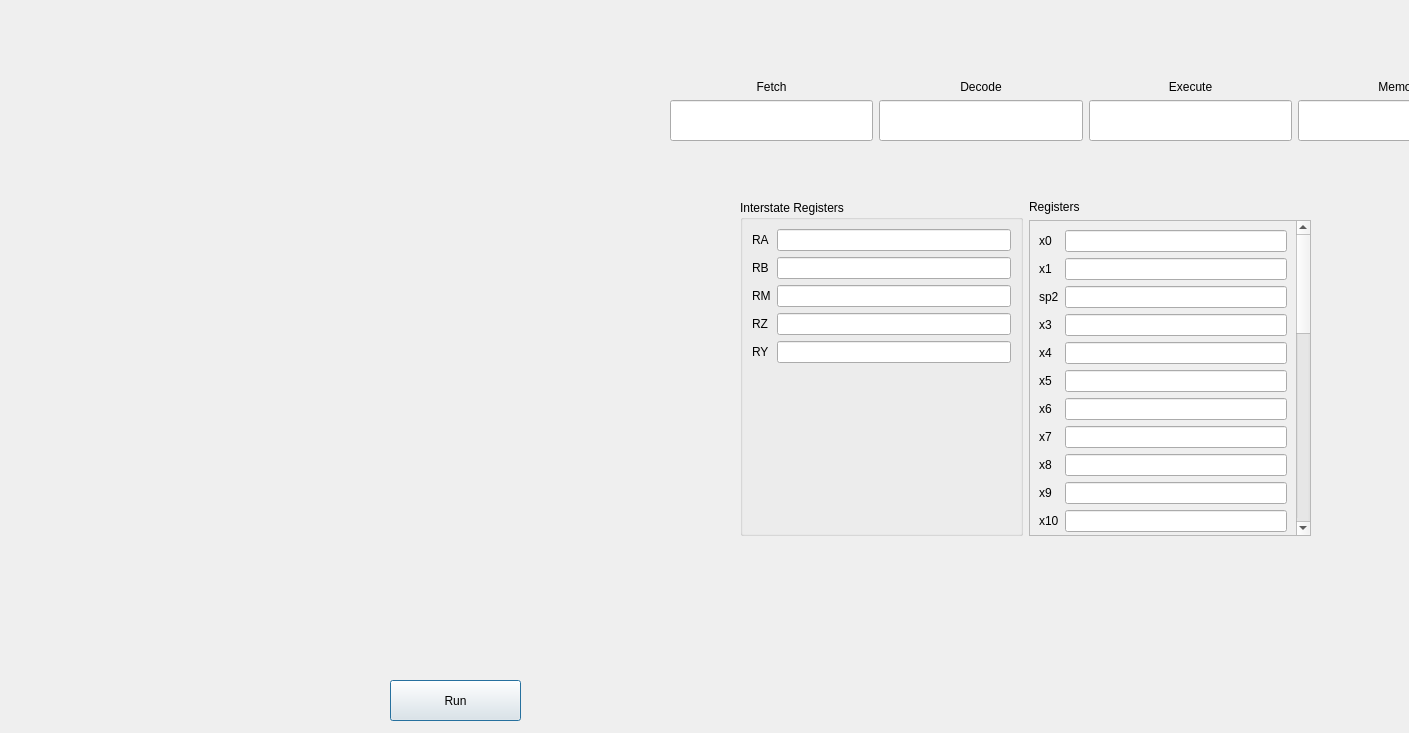
<?xml version="1.0" encoding="UTF-8"?>
<ui version="4.0">
 <class>secDialog</class>
 <widget class="QDialog" name="secDialog">
  <property name="geometry">
   <rect>
    <x>0</x>
    <y>0</y>
    <width>1409</width>
    <height>733</height>
   </rect>
  </property>
  <property name="windowTitle">
   <string>Dialog</string>
  </property>
  <widget class="QWidget" name="layoutWidget">
   <property name="geometry">
    <rect>
     <x>670</x>
     <y>80</y>
     <width>1041</width>
     <height>61</height>
    </rect>
   </property>
   <layout class="QHBoxLayout" name="horizontalLayout">
    <item>
     <layout class="QVBoxLayout" name="verticalLayout">
      <item>
       <widget class="QLabel" name="label">
        <property name="text">
         <string>Fetch</string>
        </property>
        <property name="alignment">
         <set>Qt::AlignCenter</set>
        </property>
       </widget>
      </item>
      <item>
       <widget class="QLineEdit" name="textEdit">
        <property name="sizePolicy">
         <sizepolicy hsizetype="Expanding" vsizetype="Expanding">
          <horstretch>0</horstretch>
          <verstretch>0</verstretch>
         </sizepolicy>
        </property>
       </widget>
      </item>
     </layout>
    </item>
    <item>
     <layout class="QVBoxLayout" name="verticalLayout_4">
      <item>
       <widget class="QLabel" name="label_4">
        <property name="text">
         <string>Decode</string>
        </property>
        <property name="alignment">
         <set>Qt::AlignCenter</set>
        </property>
       </widget>
      </item>
      <item>
       <widget class="QLineEdit" name="textEdit_2">
        <property name="sizePolicy">
         <sizepolicy hsizetype="Expanding" vsizetype="Expanding">
          <horstretch>0</horstretch>
          <verstretch>0</verstretch>
         </sizepolicy>
        </property>
       </widget>
      </item>
     </layout>
    </item>
    <item>
     <layout class="QVBoxLayout" name="verticalLayout_2">
      <item>
       <widget class="QLabel" name="label_2">
        <property name="text">
         <string>Execute</string>
        </property>
        <property name="alignment">
         <set>Qt::AlignCenter</set>
        </property>
       </widget>
      </item>
      <item>
       <widget class="QLineEdit" name="textEdit_3">
        <property name="sizePolicy">
         <sizepolicy hsizetype="Expanding" vsizetype="Expanding">
          <horstretch>0</horstretch>
          <verstretch>0</verstretch>
         </sizepolicy>
        </property>
       </widget>
      </item>
     </layout>
    </item>
    <item>
     <layout class="QVBoxLayout" name="verticalLayout_5">
      <item>
       <widget class="QLabel" name="label_5">
        <property name="text">
         <string>Memory</string>
        </property>
        <property name="alignment">
         <set>Qt::AlignCenter</set>
        </property>
       </widget>
      </item>
      <item>
       <widget class="QLineEdit" name="textEdit_4">
        <property name="sizePolicy">
         <sizepolicy hsizetype="Expanding" vsizetype="Expanding">
          <horstretch>0</horstretch>
          <verstretch>0</verstretch>
         </sizepolicy>
        </property>
       </widget>
      </item>
     </layout>
    </item>
    <item>
     <layout class="QVBoxLayout" name="verticalLayout_3">
      <item>
       <widget class="QLabel" name="label_3">
        <property name="text">
         <string>Write Back</string>
        </property>
        <property name="alignment">
         <set>Qt::AlignCenter</set>
        </property>
       </widget>
      </item>
      <item>
       <widget class="QLineEdit" name="textEdit_5">
        <property name="sizePolicy">
         <sizepolicy hsizetype="Expanding" vsizetype="Expanding">
          <horstretch>0</horstretch>
          <verstretch>0</verstretch>
         </sizepolicy>
        </property>
       </widget>
      </item>
     </layout>
    </item>
   </layout>
  </widget>
  <widget class="QPushButton" name="pushButton">
   <property name="geometry">
    <rect>
     <x>390</x>
     <y>680</y>
     <width>131</width>
     <height>41</height>
    </rect>
   </property>
   <property name="text">
    <string>Run</string>
   </property>
  </widget>
  <widget class="QWidget" name="layoutWidget_2">
   <property name="geometry">
    <rect>
     <x>740</x>
     <y>200</y>
     <width>571</width>
     <height>336</height>
    </rect>
   </property>
   <layout class="QHBoxLayout" name="horizontalLayout_7">
    <item>
     <widget class="QGroupBox" name="groupBox_3">
      <property name="title">
       <string>Interstate Registers</string>
      </property>
      <layout class="QHBoxLayout" name="horizontalLayout_5">
       <item>
        <layout class="QFormLayout" name="formLayout">
         <item row="0" column="0">
          <widget class="QLabel" name="label_10">
           <property name="text">
            <string>RA</string>
           </property>
          </widget>
         </item>
         <item row="4" column="0">
          <widget class="QLabel" name="label_11">
           <property name="text">
            <string>RY</string>
           </property>
          </widget>
         </item>
         <item row="3" column="0">
          <widget class="QLabel" name="label_12">
           <property name="text">
            <string>RZ</string>
           </property>
          </widget>
         </item>
         <item row="1" column="0">
          <widget class="QLabel" name="label_13">
           <property name="text">
            <string>RB</string>
           </property>
          </widget>
         </item>
         <item row="2" column="0">
          <widget class="QLabel" name="label_14">
           <property name="text">
            <string>RM</string>
           </property>
          </widget>
         </item>
         <item row="0" column="1">
          <widget class="QLineEdit" name="regRA"/>
         </item>
         <item row="1" column="1">
          <widget class="QLineEdit" name="regRB"/>
         </item>
         <item row="2" column="1">
          <widget class="QLineEdit" name="regRM"/>
         </item>
         <item row="3" column="1">
          <widget class="QLineEdit" name="regRZ"/>
         </item>
         <item row="4" column="1">
          <widget class="QLineEdit" name="regRY"/>
         </item>
        </layout>
       </item>
      </layout>
     </widget>
    </item>
    <item>
     <layout class="QVBoxLayout" name="verticalLayout_6">
      <item>
       <widget class="QLabel" name="label_15">
        <property name="text">
         <string>Registers</string>
        </property>
       </widget>
      </item>
      <item>
       <widget class="QScrollArea" name="scrollArea">
        <property name="frameShape">
         <enum>QFrame::StyledPanel</enum>
        </property>
        <property name="frameShadow">
         <enum>QFrame::Sunken</enum>
        </property>
        <property name="lineWidth">
         <number>1</number>
        </property>
        <property name="widgetResizable">
         <bool>true</bool>
        </property>
        <widget class="QWidget" name="scrollAreaWidgetContents">
         <property name="geometry">
          <rect>
           <x>0</x>
           <y>0</y>
           <width>263</width>
           <height>910</height>
          </rect>
         </property>
         <layout class="QHBoxLayout" name="horizontalLayout_6">
          <item>
           <layout class="QFormLayout" name="formLayout_5">
            <item row="0" column="0">
             <widget class="QLabel" name="label_21">
              <property name="text">
               <string>x0</string>
              </property>
             </widget>
            </item>
            <item row="14" column="0">
             <widget class="QLabel" name="label_22">
              <property name="text">
               <string>x14</string>
              </property>
             </widget>
            </item>
            <item row="13" column="0">
             <widget class="QLabel" name="label_23">
              <property name="text">
               <string>x13</string>
              </property>
             </widget>
            </item>
            <item row="8" column="0">
             <widget class="QLabel" name="label_24">
              <property name="text">
               <string>x8</string>
              </property>
             </widget>
            </item>
            <item row="11" column="0">
             <widget class="QLabel" name="label_25">
              <property name="text">
               <string>x11</string>
              </property>
             </widget>
            </item>
            <item row="12" column="0">
             <widget class="QLabel" name="label_26">
              <property name="text">
               <string>x12</string>
              </property>
             </widget>
            </item>
            <item row="9" column="0">
             <widget class="QLabel" name="label_27">
              <property name="text">
               <string>x9</string>
              </property>
             </widget>
            </item>
            <item row="10" column="0">
             <widget class="QLabel" name="label_28">
              <property name="text">
               <string>x10</string>
              </property>
             </widget>
            </item>
            <item row="1" column="0">
             <widget class="QLabel" name="label_29">
              <property name="text">
               <string>x1</string>
              </property>
             </widget>
            </item>
            <item row="7" column="0">
             <widget class="QLabel" name="label_30">
              <property name="text">
               <string>x7</string>
              </property>
             </widget>
            </item>
            <item row="6" column="0">
             <widget class="QLabel" name="label_31">
              <property name="text">
               <string>x6</string>
              </property>
             </widget>
            </item>
            <item row="5" column="0">
             <widget class="QLabel" name="label_32">
              <property name="text">
               <string>x5</string>
              </property>
             </widget>
            </item>
            <item row="4" column="0">
             <widget class="QLabel" name="label_33">
              <property name="text">
               <string>x4</string>
              </property>
             </widget>
            </item>
            <item row="3" column="0">
             <widget class="QLabel" name="label_34">
              <property name="text">
               <string>x3</string>
              </property>
             </widget>
            </item>
            <item row="2" column="0">
             <widget class="QLabel" name="label_35">
              <property name="text">
               <string>sp2</string>
              </property>
             </widget>
            </item>
            <item row="0" column="1">
             <widget class="QLineEdit" name="regx0"/>
            </item>
            <item row="1" column="1">
             <widget class="QLineEdit" name="regx1"/>
            </item>
            <item row="3" column="1">
             <widget class="QLineEdit" name="regx3"/>
            </item>
            <item row="4" column="1">
             <widget class="QLineEdit" name="regx4"/>
            </item>
            <item row="5" column="1">
             <widget class="QLineEdit" name="regx5"/>
            </item>
            <item row="6" column="1">
             <widget class="QLineEdit" name="regx6"/>
            </item>
            <item row="7" column="1">
             <widget class="QLineEdit" name="regx7"/>
            </item>
            <item row="8" column="1">
             <widget class="QLineEdit" name="regx8"/>
            </item>
            <item row="9" column="1">
             <widget class="QLineEdit" name="regx9"/>
            </item>
            <item row="10" column="1">
             <widget class="QLineEdit" name="regx10"/>
            </item>
            <item row="11" column="1">
             <widget class="QLineEdit" name="regx11"/>
            </item>
            <item row="12" column="1">
             <widget class="QLineEdit" name="regx12"/>
            </item>
            <item row="13" column="1">
             <widget class="QLineEdit" name="regx13"/>
            </item>
            <item row="14" column="1">
             <widget class="QLineEdit" name="regx14"/>
            </item>
            <item row="15" column="0">
             <widget class="QLabel" name="label_36">
              <property name="text">
               <string>x15</string>
              </property>
             </widget>
            </item>
            <item row="19" column="0">
             <widget class="QLabel" name="label_37">
              <property name="text">
               <string>x19</string>
              </property>
             </widget>
            </item>
            <item row="18" column="0">
             <widget class="QLabel" name="label_38">
              <property name="text">
               <string>x18</string>
              </property>
             </widget>
            </item>
            <item row="17" column="0">
             <widget class="QLabel" name="label_39">
              <property name="text">
               <string>x17</string>
              </property>
             </widget>
            </item>
            <item row="16" column="0">
             <widget class="QLabel" name="label_40">
              <property name="text">
               <string>x16</string>
              </property>
             </widget>
            </item>
            <item row="31" column="0">
             <widget class="QLabel" name="label_41">
              <property name="text">
               <string>x31</string>
              </property>
             </widget>
            </item>
            <item row="30" column="0">
             <widget class="QLabel" name="label_42">
              <property name="text">
               <string>x30</string>
              </property>
             </widget>
            </item>
            <item row="29" column="0">
             <widget class="QLabel" name="label_43">
              <property name="text">
               <string>x29</string>
              </property>
             </widget>
            </item>
            <item row="28" column="0">
             <widget class="QLabel" name="label_44">
              <property name="text">
               <string>x28</string>
              </property>
             </widget>
            </item>
            <item row="27" column="0">
             <widget class="QLabel" name="label_45">
              <property name="text">
               <string>x27</string>
              </property>
             </widget>
            </item>
            <item row="26" column="0">
             <widget class="QLabel" name="label_46">
              <property name="text">
               <string>x26</string>
              </property>
             </widget>
            </item>
            <item row="25" column="0">
             <widget class="QLabel" name="label_47">
              <property name="text">
               <string>x25</string>
              </property>
             </widget>
            </item>
            <item row="24" column="0">
             <widget class="QLabel" name="label_48">
              <property name="text">
               <string>x24</string>
              </property>
             </widget>
            </item>
            <item row="23" column="0">
             <widget class="QLabel" name="label_49">
              <property name="text">
               <string>x23</string>
              </property>
             </widget>
            </item>
            <item row="22" column="0">
             <widget class="QLabel" name="label_50">
              <property name="text">
               <string>x22</string>
              </property>
             </widget>
            </item>
            <item row="21" column="0">
             <widget class="QLabel" name="label_51">
              <property name="text">
               <string>x21</string>
              </property>
             </widget>
            </item>
            <item row="20" column="0">
             <widget class="QLabel" name="label_52">
              <property name="text">
               <string>x20</string>
              </property>
             </widget>
            </item>
            <item row="26" column="1">
             <widget class="QLineEdit" name="regx26"/>
            </item>
            <item row="25" column="1">
             <widget class="QLineEdit" name="regx25"/>
            </item>
            <item row="24" column="1">
             <widget class="QLineEdit" name="regx24"/>
            </item>
            <item row="22" column="1">
             <widget class="QLineEdit" name="regx22"/>
            </item>
            <item row="23" column="1">
             <widget class="QLineEdit" name="regx23"/>
            </item>
            <item row="21" column="1">
             <widget class="QLineEdit" name="regx21"/>
            </item>
            <item row="20" column="1">
             <widget class="QLineEdit" name="regx20"/>
            </item>
            <item row="27" column="1">
             <widget class="QLineEdit" name="regx27"/>
            </item>
            <item row="28" column="1">
             <widget class="QLineEdit" name="regx28"/>
            </item>
            <item row="29" column="1">
             <widget class="QLineEdit" name="regx29"/>
            </item>
            <item row="30" column="1">
             <widget class="QLineEdit" name="regx30"/>
            </item>
            <item row="31" column="1">
             <widget class="QLineEdit" name="regx31"/>
            </item>
            <item row="15" column="1">
             <widget class="QLineEdit" name="regx15"/>
            </item>
            <item row="16" column="1">
             <widget class="QLineEdit" name="regx16"/>
            </item>
            <item row="17" column="1">
             <widget class="QLineEdit" name="regx17"/>
            </item>
            <item row="18" column="1">
             <widget class="QLineEdit" name="regx18"/>
            </item>
            <item row="19" column="1">
             <widget class="QLineEdit" name="regx19"/>
            </item>
            <item row="2" column="1">
             <widget class="QLineEdit" name="regx2"/>
            </item>
           </layout>
          </item>
         </layout>
        </widget>
       </widget>
      </item>
     </layout>
    </item>
   </layout>
  </widget>
 </widget>
 <resources/>
 <connections/>
</ui>
